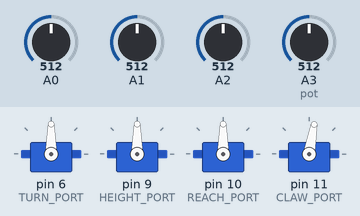
This sketch was run on a simulated Arduino Uno, built with avr-gcc and run on an emulated ATmega328P. Shown: 4 × servo. The test bench sets the inputs (shaded band); at power-on: A0 = 512, A1 = 512, A2 = 512, A3 (pot) = 512.

Above: at 1.2 s.
1.3 s: A0 set to 716
At 2.2 s:
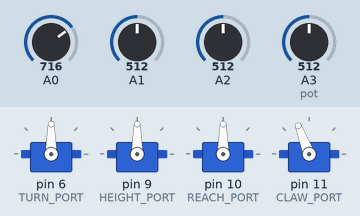
2.8 s: A1 set to 716
At 3.4 s:
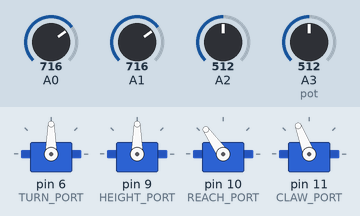
4.3 s: A2 set to 716
At 5.5 s:
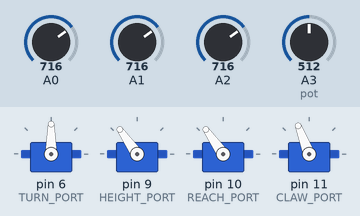
5.8 s: A3 (pot) set to 716
At 6.9 s:
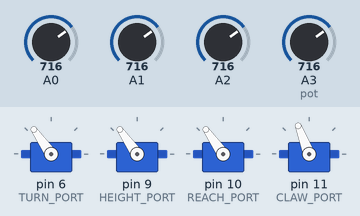
7.3 s: A0 set to 992
At 8.0 s:
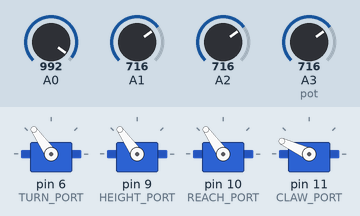
8.8 s: A1 set to 992
At 9.1 s:
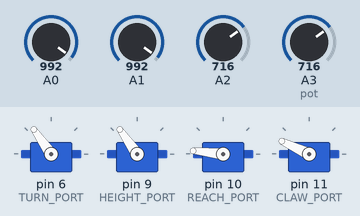
Timing chart, 0 to 11.3 s (numbered marks = the images above; inputs shaded):
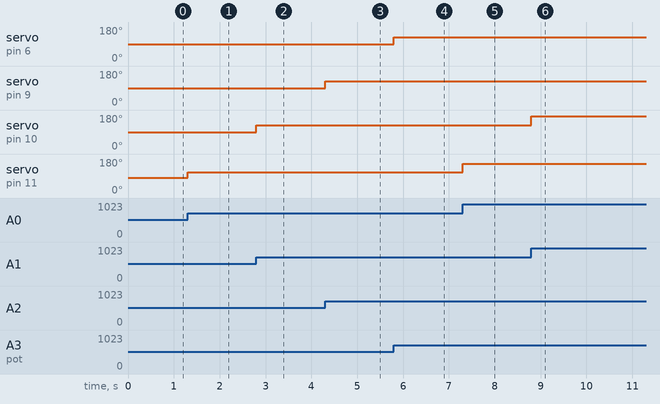

Measured:
- after the input at 1.3 s, servo on pin 11 (CLAW_PORT): 80° → 111° at once
- after the input at 2.8 s, servo on pin 10 (REACH_PORT): 90° → 125° at once
- after the input at 4.3 s, servo on pin 9 (HEIGHT_PORT): 90° → 125° at once
- after the input at 5.8 s, servo on pin 6 (TURN_PORT): 90° → 125° at once
- after the input at 7.3 s, servo on pin 11 (CLAW_PORT): 111° → 155° at once
- after the input at 8.8 s, servo on pin 10 (REACH_PORT): 125° → 174° at once

The sketch:

servoarm.ino
```cpp
#include "Servo.h"

#define TURN_PORT 6  //Shows which Arduino port each servo is attached to
#define HEIGHT_PORT 9
#define REACH_PORT 10
#define CLAW_PORT 11

Servo turn;  //Declares the 4 servos on the arm
Servo height;
Servo reach;
Servo claw;

int Turn;  //Sets variables to use the values taken from the 4 pot sensors
int Height;
int Reach;
int Claw;

void setup() {
  turn.attach(TURN_PORT); //Tells the Arduino where every servo is
  height.attach(HEIGHT_PORT);
  reach.attach(REACH_PORT);
  claw.attach(CLAW_PORT);

  Serial.begin(115200);
}

void loop() {
  Turn = analogRead(A3);  //Port each of the pot sensors is connected to
  Turn = map(Turn, 0, 1023, 0, 180);
  turn.write(Turn);  //Gives the servo the value of the pot sensor

  Height = analogRead(A2);
  Height = map(Height, 0, 1023, 0, 180);
  height.write(Height);

  Reach = analogRead(A1);
  Reach = map(Reach, 0, 1023, 0, 180);
  reach.write(Reach);

  Claw = analogRead(A0);
  Claw = map(Claw, 0, 1023, 0, 160);  //Restriction so claw servo does not overheat if it can't make it all the way
  claw.write(Claw);
}
```
